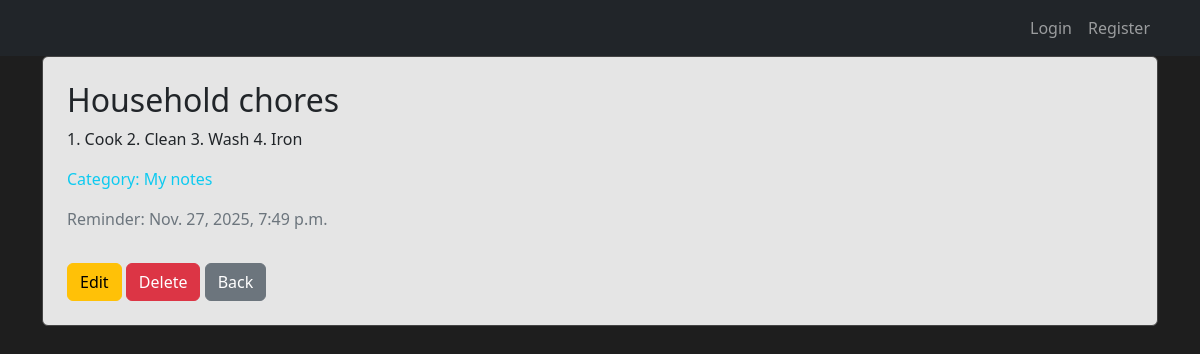
The page /notes/3/ on the database as committed earlier.
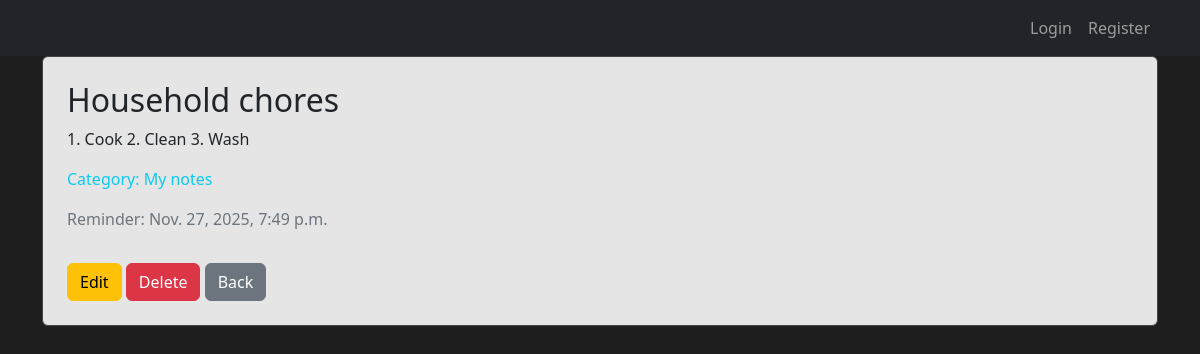
The same page on the database as committed later.
### notes/models.py (models this page shows, shortened)
class Notes(models.Model):
    title = models.CharField(max_length=100)
    text = models.TextField()
    reminder = models.DateTimeField(default=timezone.now)
    category = models.ForeignKey(Category, on_delete=models.CASCADE, related_name='notes')
    owner = models.ForeignKey(
        User,
        on_delete=models.CASCADE,
        related_name="notes",
        null=True,
        blank=True
    )
    group = models.ForeignKey(Group, on_delete=models.SET_NULL, null=True, blank=True)

class Category(models.Model):
    title = models.CharField(max_length=100)

### notes/views.py (the view)
# urls.py: path('notes/<int:pk>/', NoteDetailView.as_view(), name='note_detail'),
class NoteDetailView(DetailView):
    model = Notes
    template_name = "note_detail.html"

### templates/note_detail.html (shortened to what this page needs)
{% extends "base.html" %}
{% block content %}
<div class="card card-dark p-4">
    <h2>{{ object.title }}</h2>
    <p>{{ object.text }}</p>
    <p class="text-info"> Category: {{ object.category.title }}</p>
    {% if object.reminder %}
        <p class="text-secondary"> Reminder: {{ object.reminder }}</p>
    {% endif %}
    <div class="mt-3">
        <a href="{% url 'note_edit' object.id %}" class="btn btn-warning">Edit</a>
        <a href="{% url 'note_delete' object.id %}" class="btn btn-danger">Delete</a>
        <a href="{% url 'note_list' %}" class="btn btn-secondary">Back</a>
    </div>
</div>
{% endblock %}

Rows that differ between the two databases and show on the page:
changed Notes "Household chores": text "1. Cook 2. Clean 3. Wash 4. Iron" → "1. Cook 2. Clean 3. Wash"
